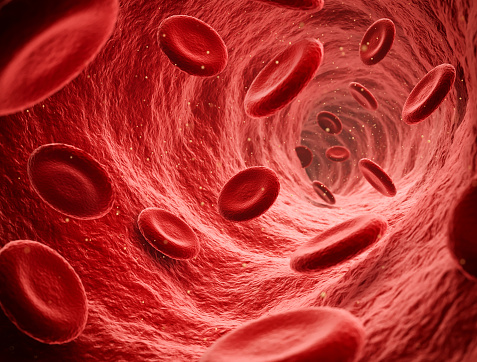
#> input picture bloodCells.jpg, 477 x 362 px
$ python differenceImage.py
#> lines starting #> are read from the running program, lines starting #| are printed output that depends on the picture; after the words box and inside, x2 and y2 are one past the last pixel; in counts of white or black regions, pixels touching at a corner belong together
import cv2
import numpy as np
import matplotlib.pyplot as plt

# mengimpor dua gambar
img1 = cv2.imread('bloodCells.jpg')
#> img1 is the input picture: shape (362, 477, 3); mean B, G, R 47.5, 51, 176.1
img2 = cv2.imread('bloodCells2.jpg')
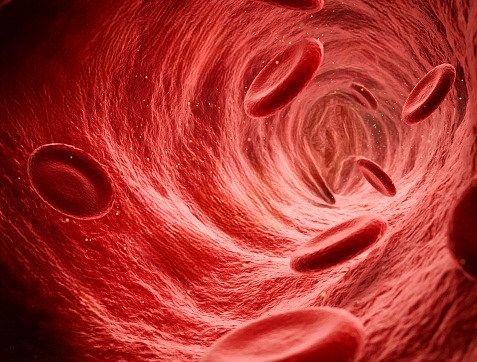
#> input picture bloodCells2.jpg, 477 x 362 px
#> img2 is the input picture: shape (362, 477, 3); mean B, G, R 47.8, 52.2, 172.9

# mengubah gambar menjadi grayscale
gray1 = cv2.cvtColor(img1, cv2.COLOR_BGR2GRAY)
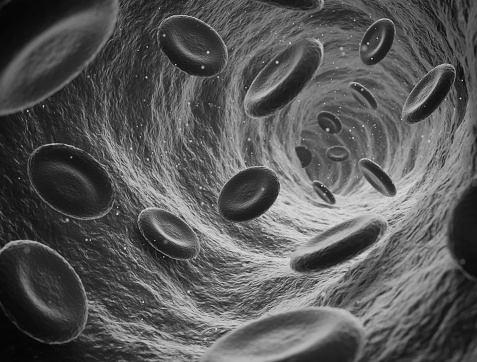
#> gray1: shape (362, 477); min 4, max 229, mean 88
gray2 = cv2.cvtColor(img2, cv2.COLOR_BGR2GRAY)
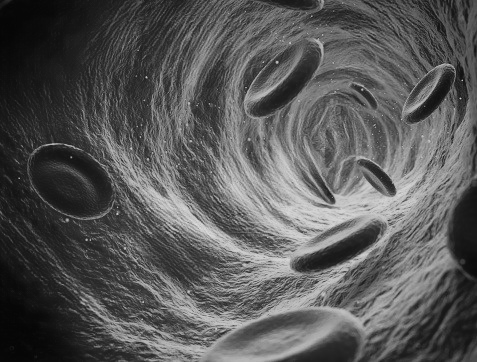
#> gray2: shape (362, 477); min 4, max 221, mean 87.8

# menghitung selisih absolut antara dua gambar
diff = cv2.absdiff(gray1, gray2)
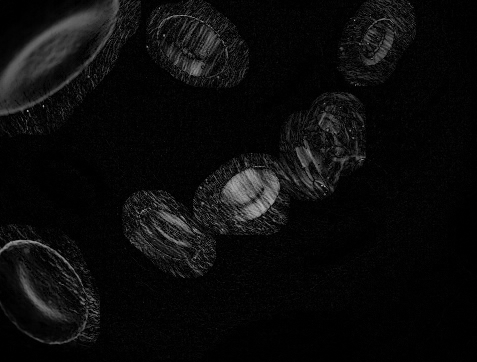
#> diff: shape (362, 477); min 0, max 181, mean 11.6

# menerapkan thresholding pada gambar selisih
thresh = cv2.threshold(diff, 30, 255, cv2.THRESH_BINARY)[1]
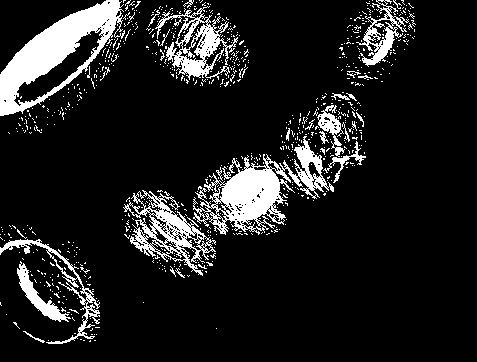
#> thresh: shape (362, 477); 12.2% white; 798 white regions (771 under 20 px), largest, box (x1, y1, x2, y2) and area: (0, 0, 125, 116) 5259, (193, 136, 334, 235) 4739, (123, 190, 216, 276) 2374

# menerapkan operasi morfologi "opening" untuk menghilangkan noise
kernel = np.ones((5,5), np.uint8)
opening = cv2.morphologyEx(thresh, cv2.MORPH_OPEN, kernel)
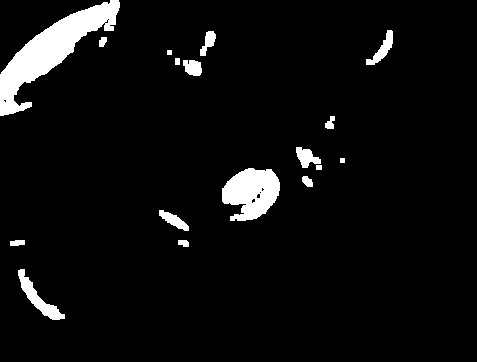
#> opening: shape (362, 477); 5.3% white; 17 white regions, largest, box (x1, y1, x2, y2) and area: (0, 0, 120, 116) 4458, (222, 168, 280, 221) 2158, (18, 269, 65, 320) 667

# menampilkan hasilnya
fig, axs = plt.subplots(2, 2, figsize=(8,8))
axs[0, 0].imshow(img1[:,:,::-1])
axs[0, 0].set_title('Image 1')

axs[0, 1].imshow(img2[:,:,::-1])
axs[0, 1].set_title('Image 2')

axs[1, 0].imshow(diff, cmap='gray')
axs[1, 0].set_title('Difference Image')

axs[1, 1].imshow(opening, cmap='gray')
axs[1, 1].set_title('Thresholded and Morphologically Opened')

plt.show()
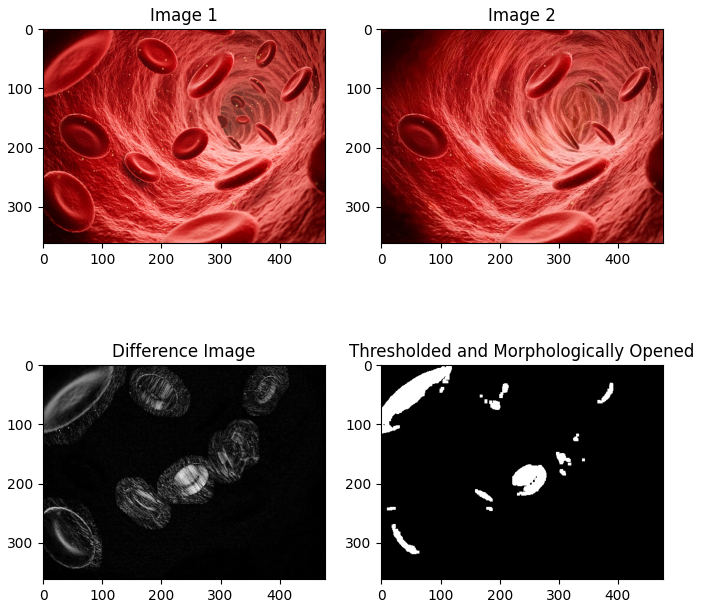
#> figure drawn by matplotlib, 4 panels
